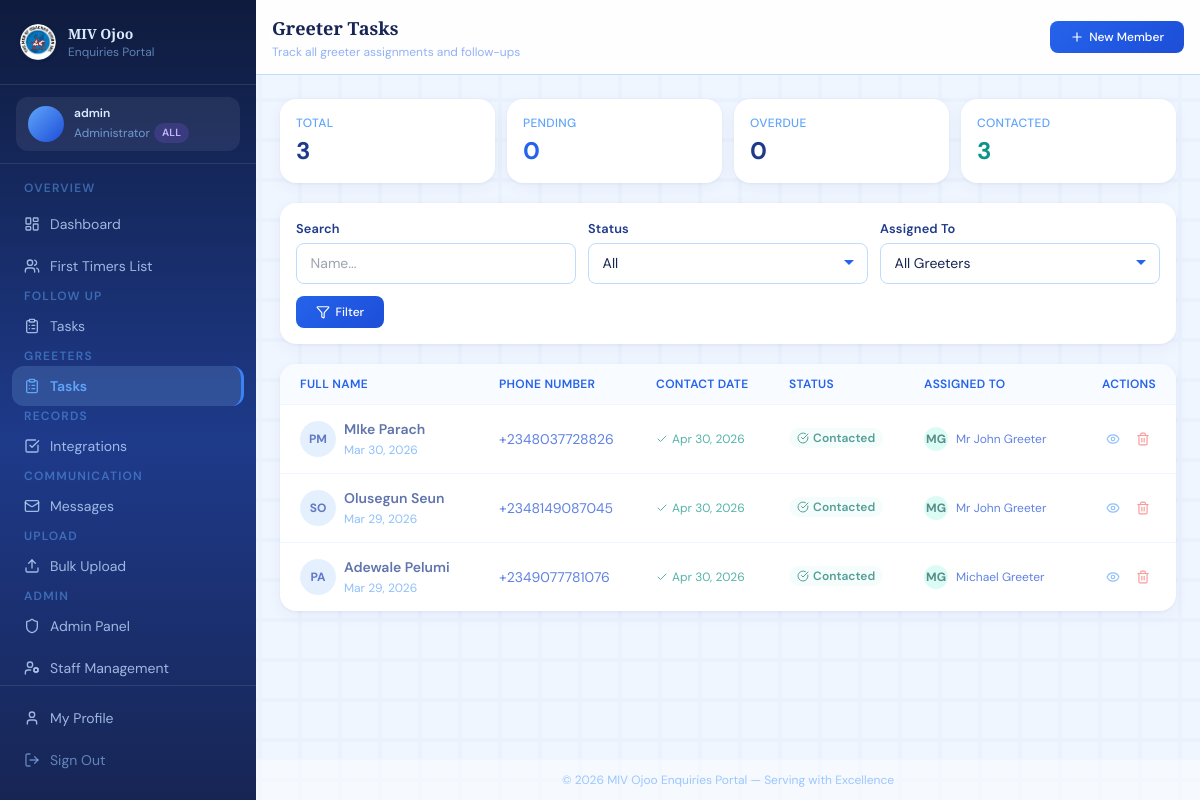
Before: /greeters/tasks/ (signed in) with the older database file.
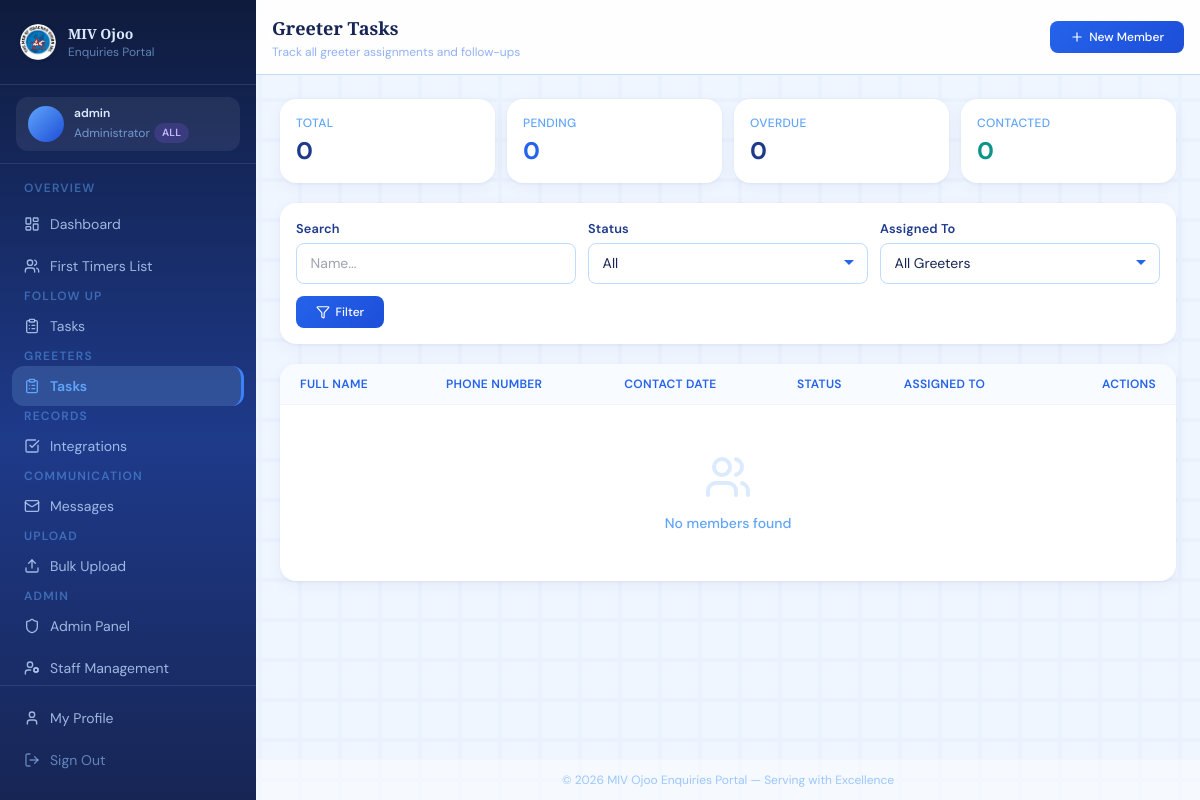
After: the same page with the newer database file.
### enquiries/models.py (models this page shows, shortened)
class Member(models.Model):
    GENDER_CHOICES = [('M', 'Male'), ('F', 'Female')]
    STATUS_CHOICES = [
        ('new', 'New Visitor'),
        ('integrated', 'Member'),
        ('inactive', 'Inactive'),
    ]
    MARITAL_CHOICES = [
        ('single', 'Single'),
        ('married', 'Married'),
        ('divorced', 'Divorced'),
        ('widowed', 'Widowed'),
    ]
    AGE_BRACKET_CHOICES = [
        ('under_18', 'Under 18'),
        ('18_25', '18 – 25'),
        ('26_35', '26 – 35'),
        ('36_45', '36 – 45'),
        ('46_55', '46 – 55'),
        ('56_65', '56 – 65'),
        ('above_65', 'Above 65'),
    ]
    BORN_AGAIN_CHOICES = [
        ('yes', 'Yes'),
        ('no', 'No'),
        ('not_sure', 'Not Sure'),
    ]
    JOINING_CHOICES = [
        ('yes', 'Yes'),
        ('no', 'No'),
        ('considering', 'Still Considering'),
    ]
    VISIT_TIME_CHOICES = [
        ('weekday_morning', 'Weekday Morning'),
        ('weekday_afternoon', 'Weekday Afternoon'),
        ('weekday_evening', 'Weekday Evening'),
        ('saturday_morning', 'Saturday Morning'),
        ('saturday_afternoon', 'Saturday Afternoon'),
        ('sunday_after_service', 'Sunday After Service'),
    ]
    first_name = models.CharField(max_length=100)
    last_name = models.CharField(max_length=100)
    email = models.EmailField(unique=True, null=True, blank=True)
    phone = models.CharField(max_length=20, null=True, blank=True)
    whatsapp = models.CharField(max_length=20, null=True, blank=True)
    gender = models.CharField(max_length=1, choices=GENDER_CHOICES, null=True, blank=True)
    date_of_birth = models.DateField(null=True, blank=True)
    age_bracket = models.CharField(
        max_length=20, choices=AGE_BRACKET_CHOICES, null=True, blank=True
    )
    marital_status = models.CharField(
        max_length=20, choices=MARITAL_CHOICES, null=True, blank=True
    )
    address = models.TextField(null=True, blank=True)
    vocation_address = models.TextField(null=True, blank=True)
    occupation = models.CharField(max_length=100, null=True, blank=True)
    status = models.CharField(max_length=20, choices=STATUS_CHOICES, default='new')
    first_visit_date = models.DateField(default=timezone.now)
    how_did_you_hear = models.CharField(max_length=200, null=True, blank=True)
    previous_church = models.CharField(max_length=200, null=True, blank=True)
    invitee = models.CharField(
        max_length=200, null=True, blank=True,
        help_text="Name of the person who invited this visitor"
    )
    is_born_again = models.CharField(
        max_length=10, choices=BORN_AGAIN_CHOICES, null=True, blank=True
    )
    joining_church = models.CharField(
        max_length=20, choices=JOINING_CHOICES, null=True, blank=True
    )
    preferred_visit_time = models.CharField(
        max_length=30, choices=VISIT_TIME_CHOICES, null=True, blank=True
    )
    prayer_requests = models.TextField(null=True, blank=True)
    observation = models.TextField(
        null=True, blank=True,
        help_text="Staff observations about the visitor"
    )
    interests = models.ManyToManyField(
        'Ministry', blank=True, related_name='interested_members'
    )
    assigned_to = models.ForeignKey(
        User, on_delete=models.SET_NULL, null=True, blank=True,
        related_name='assigned_members',
        help_text="Staff member responsible for follow-up / visitation"
    )
    greeter_assigned_to = models.ForeignKey(
        User, on_delete=models.SET_NULL, null=True, blank=True,
        related_name='greeter_assigned_members',
        help_text="Greeter staff member assigned to welcome this visitor"
    )
    created_by = models.ForeignKey(
        User, on_delete=models.SET_NULL, null=True, blank=True,
        related_name='created_members'
    )
    created_at = models.DateTimeField(auto_now_add=True)
    updated_at = models.DateTimeField(auto_now=True)
    notes = models.TextField(null=True, blank=True)
    profile_photo = models.ImageField(upload_to='members/', null=True, blank=True)
    is_baptized = models.BooleanField(default=False)
    is_active = models.BooleanField(default=True)
    is_contacted = models.BooleanField(default=False)
    contacted_at = models.DateTimeField(null=True, blank=True)
    class Meta:
        ordering = ['-created_at']
    def get_full_name(self):
        return f"{self.last_name} {self.first_name}"
    @property
    def initials(self):
        return f"{self.first_name[0]}{self.last_name[0]}".upper()

### enquiries/views.py (the view)
# urls.py: path('greeters/tasks/', views.greeter_tasks, name='greeter_tasks'),
@login_required
def greeter_tasks(request):
    if get_section(request.user) == 'followup' and not can_see_all(request.user):
        messages.error(request, 'Greeter tasks are managed by the Greeters section.')
        return redirect('dashboard')
    qs = member_qs(request.user).select_related('greeter_assigned_to').prefetch_related(
        'contact_logs'
    )
    if not can_see_all(request.user) and not is_section_admin(request.user):
        qs = qs.filter(greeter_assigned_to=request.user)
    search          = request.GET.get('search', '')
    status_filter   = request.GET.get('status', '')
    assigned_filter = request.GET.get('assigned', '')
    if search:
        qs = qs.filter(
            Q(first_name__icontains=search) |
            Q(last_name__icontains=search)
        )
    if status_filter:
        qs = qs.filter(status=status_filter)
    if assigned_filter:
        qs = qs.filter(greeter_assigned_to_id=assigned_filter)
    today = timezone.now().date()
    total_count     = qs.count()
    pending_count = qs.filter(is_contacted=False).count()
    overdue_count = qs.filter(
        is_contacted=False,
        first_visit_date__lt=today - timedelta(days=7)
    ).count()
    contacted_count = qs.filter(is_contacted=True).count()
    overdue_pks = set(
        qs.filter(
            status='new',
            first_visit_date__lt=today - timedelta(days=7),
            contact_logs__isnull=True
        ).values_list('pk', flat=True)
    )
    member_list_qs = list(qs)
    for m in member_list_qs:
        m.is_overdue_greeter = m.pk in overdue_pks
    staff = User.objects.filter(is_active=True, profile__section__in=['greeters', 'all'])
    paginator = Paginator(qs, 20)
    members   = paginator.get_page(request.GET.get('page'))
    for m in members:
        m.is_overdue_greeter = m.pk in overdue_pks
    context = {
        'members':          members,
        'search':           search,
        'status_filter':    status_filter,
        'assigned_filter':  assigned_filter,
        'staff':            staff,
        'total_count':      total_count,
        'pending_count':    pending_count,
        'overdue_count':    overdue_count,
        'contacted_count':  contacted_count,
        'status_choices':   Member.STATUS_CHOICES,
        'is_section_admin': is_section_admin(request.user),
    }
    return render(request, 'enquiries/greeter_tasks.html', context)

### enquiries/views.py (called while the page is built, shortened)
def get_profile(user):
    profile, _ = UserProfile.objects.get_or_create(user=user)
    return profile

def get_section(user):
    return get_profile(user).section

def can_see_all(user):
    if user.is_superuser:
        return True
    profile = get_profile(user)
    return profile.role == 'admin' and profile.section == 'all'

def is_section_admin(user):
    if user.is_superuser:
        return True
    return get_profile(user).role in ('admin', 'section_admin')

def member_qs(user):
    qs = Member.objects.filter(is_active=True)
    if can_see_all(user):
        return qs

### templates/enquiries/greeter_tasks.html (shortened to what the changed rows need)
{% extends "base.html" %}
{% block page_title %}Greeter Tasks{% endblock %}
{% block content %}
<div class="grid grid-cols-2 sm:grid-cols-4 gap-3 mb-5">
  <div class="card p-4">
    <p class="text-xs text-blue-400 font-medium uppercase tracking-wide mb-1">Total</p>
    <p class="text-2xl font-bold text-blue-900">{{ total_count }}</p>
  </div>
  <div class="card p-4">
    <p class="text-xs text-blue-400 font-medium uppercase tracking-wide mb-1">Contacted</p>
    <p class="text-2xl font-bold text-teal-600">{{ contacted_count }}</p>
  </div>
</div>
<div class="card overflow-hidden hidden md:block">
  <div class="overflow-x-auto">
    <table class="w-full text-sm" style="min-width:640px;">
      <thead>
        <tr class="border-b border-blue-50" style="background:#f8fbff;">
          <th class="text-left px-5 py-3 text-xs font-semibold text-blue-600 uppercase tracking-wide">Full Name</th>
          <th class="text-left px-4 py-3 text-xs font-semibold text-blue-600 uppercase tracking-wide">Phone Number</th>
          <th class="text-left px-4 py-3 text-xs font-semibold text-blue-600 uppercase tracking-wide">Contact Date</th>
          <th class="text-left px-4 py-3 text-xs font-semibold text-blue-600 uppercase tracking-wide">Status</th>
          <th class="text-left px-4 py-3 text-xs font-semibold text-blue-600 uppercase tracking-wide">Assigned To</th>
          <th class="text-right px-5 py-3 text-xs font-semibold text-blue-600 uppercase tracking-wide">Actions</th>
        </tr>
      </thead>
      <tbody class="divide-y divide-blue-50">
        {% for member in members %}
        <tr class="table-row {% if member.is_overdue_greeter %}bg-red-50/30{% elif member.is_contacted %}opacity-70{% endif %}">
          <td class="px-5 py-3.5">
            <a href="{% url 'member_detail' member.pk %}" class="flex items-center gap-2 group">
              <div class="avatar text-xs bg-blue-100 text-blue-800 font-bold">{{ member.initials }}</div>
              <div>
                <span class="font-semibold text-blue-900 group-hover:text-blue-600 block">{{ member.get_full_name }}</span>
                <span class="text-blue-400 text-xs">{{ member.first_visit_date|date:"M d, Y" }}</span>
              </div>
            </a>
          </td>
          <td class="px-4 py-3.5 text-blue-700">{{ member.phone|default:"—" }}</td>
          <td class="px-4 py-3.5">
            {% if member.is_contacted %}
              <span class="text-teal-600 text-xs flex items-center gap-1">
                <i data-lucide="check" class="w-3 h-3"></i>{{ member.contacted_at|date:"M j, Y" }}
              </span>
            {% else %}
              <span class="text-blue-300 italic text-xs">Not contacted yet</span>
            {% endif %}
          </td>
          <td class="px-4 py-3.5">
            {% if member.is_contacted %}
              <span class="inline-flex items-center gap-1 text-xs font-semibold text-teal-700 bg-teal-50 px-2 py-0.5 rounded-full">
                <i data-lucide="check-circle" class="w-3 h-3"></i>Contacted
              </span>
            {% elif member.is_overdue_greeter %}
              <span class="inline-flex items-center gap-1 text-xs font-semibold text-red-600 bg-red-50 px-2 py-0.5 rounded-full">
                <i data-lucide="alert-triangle" class="w-3 h-3"></i>Overdue
              </span>
            {% else %}
              <span class="inline-flex items-center gap-1 text-xs font-semibold text-blue-500 bg-blue-50 px-2 py-0.5 rounded-full">
                <i data-lucide="clock" class="w-3 h-3"></i>Pending
              </span>
            {% endif %}
          </td>
          <td class="px-4 py-3.5">
            {% if member.greeter_assigned_to %}
            <div class="flex items-center gap-2">
              <div class="avatar text-xs bg-teal-100 text-teal-800 font-bold w-6 h-6 text-[10px]">
                {{ member.greeter_assigned_to.first_name|slice:":1"|upper }}{{ member.greeter_assigned_to.last_name|slice:":1"|upper }}
              </div>
              <span class="text-blue-700 text-xs">{{ member.greeter_assigned_to.get_full_name }}</span>
            </div>
            {% else %}
            <span class="text-blue-300 italic text-xs">Unassigned</span>
            {% endif %}
          </td>
          <td class="px-5 py-3.5 text-right">
            <div class="flex items-center justify-end gap-1">
              <a href="{% url 'member_detail' member.pk %}"
                 class="p-1.5 rounded-lg hover:bg-blue-100 text-blue-400 hover:text-blue-800 transition-colors"
                 title="View Member">
                <i data-lucide="eye" class="w-3.5 h-3.5"></i>
              </a>
              {% if is_section_admin %}
              <form method="post" action="{% url 'delete_member' member.pk %}" class="inline">
                <button type="submit"
                  class="p-1.5 rounded-lg hover:bg-red-100 text-red-400 hover:text-red-700 transition-colors"
                  title="Delete"
                  onclick="return confirm('Delete {{ member.get_full_name }}? This cannot be undone.')">
                  <i data-lucide="trash-2" class="w-3.5 h-3.5"></i>
                </button>
              </form>
              {% endif %}
            </div>
          </td>
        </tr>
        {% empty %}
        <tr>
          <td colspan="6" class="px-5 py-12 text-center">
            <i data-lucide="users" class="w-12 h-12 text-blue-100 mx-auto mb-3"></i>
            <p class="text-blue-400 font-medium">No members found</p>
          </td>
        </tr>
        {% endfor %}
      </tbody>
    </table>
  </div>
</div>
{% endblock %}

Changed rows visible on the page:
no longer on this page (row edited): Member: initials "PM", get_full_name "MIke Parach", first_visit_date "Mar 30, 2026", phone "+2348037728826", contacted_at "Apr 30, 2026", is_contacted True (drawn), greeter_assigned_to.first_name "M", greeter_assigned_to.last_name "G", greeter_assigned_to.get_full_name "Mr John Greeter"
no longer on this page (row edited): Member: initials "SO", get_full_name "Olusegun Seun", first_visit_date "Mar 29, 2026", phone "+2348149087045", contacted_at "Apr 30, 2026", is_contacted True (drawn), greeter_assigned_to.first_name "M", greeter_assigned_to.last_name "G", greeter_assigned_to.get_full_name "Mr John Greeter"
no longer on this page (row edited): Member: initials "PA", get_full_name "Adewale Pelumi", first_visit_date "Mar 29, 2026", phone "+2349077781076", contacted_at "Apr 30, 2026", is_contacted True (drawn), greeter_assigned_to.first_name "M", greeter_assigned_to.last_name "G", greeter_assigned_to.get_full_name "Michael Greeter"
Other visible differences:
{{ total_count }}: "3" → "0"
{{ contacted_count }}: "3" → "0"
text now shown: "No members found"
